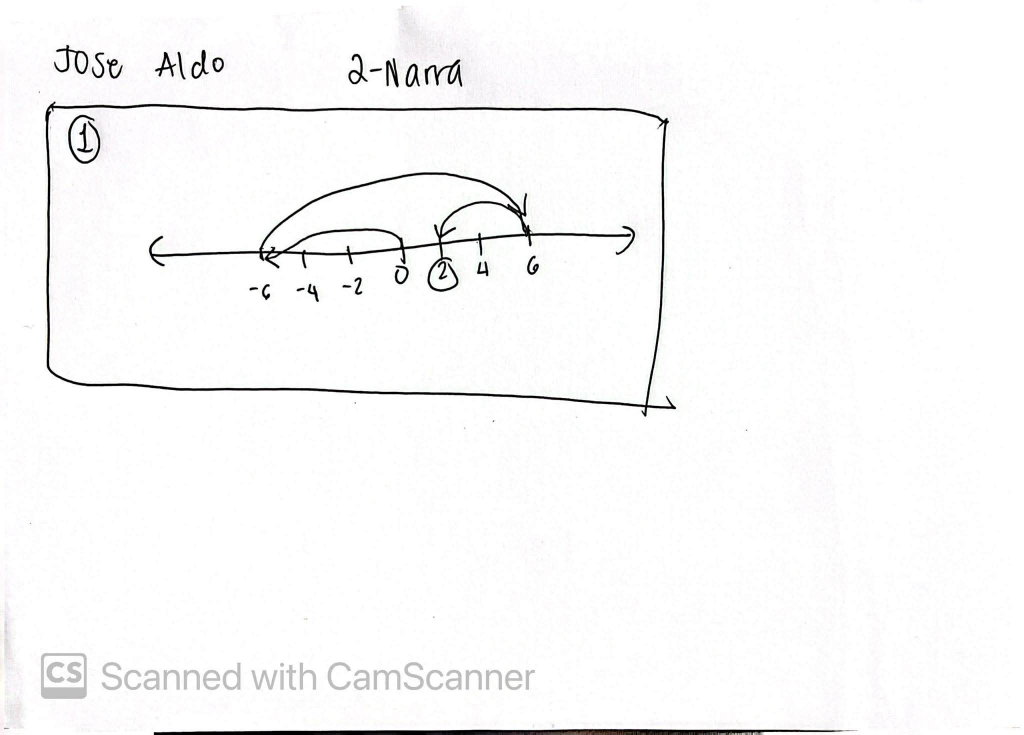
#> input picture crude/input/prescanned_1.jpg, 2048 x 1470 px, found by its file name (shown at 1/2 size); its folder holds only this picture in this run
$ python DocScanner.py
#> lines starting #> are read from the running program, lines starting #| are printed output that depends on the picture; after the words box and inside, x2 and y2 are one past the last pixel; in counts of white or black regions, pixels touching at a corner belong together
### app/backend/logic/document_scanner.py
import pathlib
from typing import Callable
import numpy as np
import cv2
from cv2.typing import MatLike
from core.constants import NORMAL_SIZE, MIN_PAGE_AREA, MAX_PAGE_AREA, MAX_ASPECT_RATIO, BORDER_MARGIN_RATIO, BORDER_HARD_MARGIN
from utils import mapp, get_robust_aspect_ratio, is_valid_quad


# ================================
#region Class
class DocumentScanner:
    debug_dir = "./TEMP/output/DEBUG"

    def scan_page(self,
                    image_bytes: bytes,
                    debug: bool = False,
                    ) -> bytes:
        """
        [WRAPPER] Take unscanned image, return scanned image.
        """
        image = self._decode_bytes(image_bytes)
        image_processed = self.scan_page_mat(image, debug)
        return self._encode_to_bytes(image_processed)

    def scan_page_mat(self, image: MatLike, debug: bool = False) -> MatLike:
        """Take unscanned image (MatLike), return scanned image (MatLike). No encode/decode overhead."""
        image_original, image_cannied = self._regularize_image(image)

        if debug:
            self.save_image(
                        self._encode_to_bytes(image_cannied),
                        f"{self.debug_dir}/CANNY.jpg"
                        )

        contours, _ = cv2.findContours(image_cannied, cv2.RETR_LIST, cv2.CHAIN_APPROX_SIMPLE)
        contours = sorted(contours, key=cv2.contourArea, reverse=True)[:5]

        candidates = []
        for i, c in enumerate(contours):
            ## convexHull straightens inward-bowing edges caused by paper curling (one side
            ## elevated). A curled edge projects as a concave arc; the hull bridges it to a
            ## straight line, allowing approxPolyDP to collapse it to 4 pts.
            ## original_area intentionally uses `c` (pre-hull) for the area guard downstream.
            hull = cv2.convexHull(c)
            hull_perimeter = cv2.arcLength(hull, True)
            approximate = cv2.approxPolyDP(hull, 0.05 * hull_perimeter, closed=True)

            if debug:
                debug_img = self._highlight_contours(image_cannied, approximate, c)
                self.save_image(
                            self._encode_to_bytes(debug_img),
                            f"{self.debug_dir}/CONTOUR_{i}.jpg"
                            )
            if len(approximate) == 4:
                candidate = approximate.reshape(4, 2)
                original_area = cv2.contourArea(c)
                if self._is_good_page_contour(candidate, original_area):
                    if self._is_hard_border_contour(candidate, image_cannied.shape):
                        continue
                    is_border = self._is_border_contour(candidate, image_cannied.shape)
                    candidates.append((candidate, is_border, c))

        image_good_contour = self._pick_best_contour(candidates)

        if image_good_contour is not None and debug:
            selected_quad, _, selected_c = next(
                (item for item in candidates if np.array_equal(item[0], image_good_contour)), (image_good_contour, None, None)
            )
            contour_img = self._highlight_contours(image_original, image_good_contour.reshape((-1, 1, 2)).astype(np.int32), selected_c if selected_c is not None else image_good_contour.reshape((-1, 1, 2)).astype(np.int32))
            self.save_image(
                        self._encode_to_bytes(contour_img),
                        f"{self.debug_dir}/_00_SCANNEDCONTOUR.jpg"
                        )

        ## Fallback chain — each method targets a progressively harder scene type.
        ## Ordered by technique family: Canny-based first, then Otsu threshold-based.

        ## Use case: low-contrast scenes where the paper blends into the background
        ## (e.g. cream paper on gray desk). Applies bilateral filter + boosted CLAHE
        ## + lower Canny thresholds to recover weak edges the main path misses.
        if image_good_contour is None:
            image_good_contour = self._fallback_low_contrast_detection(image_original)

        ## Use case: clean white paper on a uniformly dark background. Otsu binarization
        ## separates the bright paper from the dark scene without needing edge detection.
        if image_good_contour is None:
            image_good_contour = self._fallback_otsu_detection(image_original)

        ## Use case: white paper surrounded by other bright elements (e.g. keyboard labels)
        ## that border-connect to the paper in the Otsu binary. Morphological opening
        ## breaks thin connections to border blobs, leaving the paper as the dominant region.
        if image_good_contour is None:
            image_good_contour = self._fallback_white_paper_detection(image_original)

        if image_good_contour is None:
            raise ValueError("Could not find document outline.")

        return self._warp_from_original(image_good_contour, image_original)


    #region Image modification functions
    def load_image(self, image_path: str) -> bytes:
        """Load image path and return as bytes."""
#> called with image_path = './TEMP/input/prescanned_1.jpg'
        image = cv2.imread(image_path, cv2.IMREAD_COLOR)
#> image is the input picture: shape (1470, 2048, 3); mean B, G, R 249, 249, 249.1
        if image is None:
            raise ValueError(f"Could not load image from {image_path}")

        ret, buffer = cv2.imencode('.jpg', image)
        if not ret:
            raise ValueError("Failed to encode image")
        return buffer.tobytes()

    # [11 lines left out: functions brighten, adjust_contrast, not called in this run]

    def save_image(self, image_bytes: bytes, save_path: str) -> None:
        """Save image to specified path."""
        path = pathlib.Path(save_path)
        path.parent.mkdir(parents=True, exist_ok=True)

        with open(save_path, "wb") as f:
            ret = f.write(image_bytes)
        if not ret:
            raise ValueError(f"Failed to save image to {save_path}")
        print(f"BACKEND:\tImage saved --> {save_path}")
    #endregion


    #region Private functions
    def _decode_bytes(self, image_bytes: bytes) -> MatLike:
        """Decode bytes into BGR uint8 array"""
        nparr = np.frombuffer(image_bytes, np.uint8)
        image = cv2.imdecode(nparr, cv2.IMREAD_COLOR)

        if image is None:
            raise ValueError("Failed to decode image bytes")
        return image

    def _encode_to_bytes(self, image_matrix: MatLike) -> bytes:
        """Encode BGR uint8 array back to JPEG bytes"""
        ret, buffer = cv2.imencode('.jpg', image_matrix)
        if not ret:
            raise ValueError("Failed to encode image")
        return buffer.tobytes()

    def _regularize_image(self,
                          image_mat: MatLike,
                          canny_thresholds: tuple[int,int] = (75, 200),
                          gaussian_blur_kernel_size: tuple[int,int] | None = (5,5),
                          additional_pre_canny_step: Callable[[MatLike], MatLike] | None = None,
                          clahe_clip_limit: float = 0.5
                          ) -> list[MatLike]:
        """Step before contour ranking. Resize, greyscale, blur, then canny to reduce noises in image."""
#> called with canny_thresholds = (75, 200), gaussian_blur_kernel_size = (5, 5), clahe_clip_limit = 0.5
        h, w, _ = image_mat.shape
        ratio = w/h

        original_img = cv2.resize(image_mat,
                                    (int(NORMAL_SIZE*ratio), NORMAL_SIZE)
                                    )
        iterated_img = cv2.cvtColor(original_img, cv2.COLOR_BGR2GRAY)
        iterated_img = cv2.createCLAHE(clipLimit=clahe_clip_limit, tileGridSize=(8,8)) \
                            .apply(iterated_img)    # CLAHE

        if gaussian_blur_kernel_size is not None:
            iterated_img = cv2.GaussianBlur(iterated_img, gaussian_blur_kernel_size, 0)

        if additional_pre_canny_step is not None:
            iterated_img = additional_pre_canny_step(iterated_img)

        iterated_img = cv2.Canny(iterated_img, *canny_thresholds)
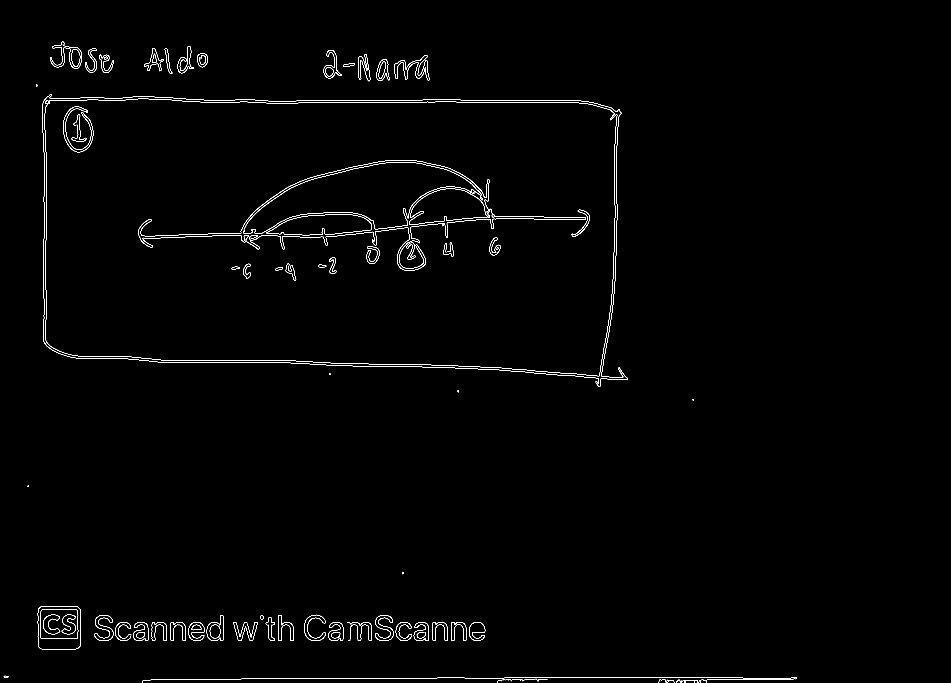
#> iterated_img: shape (2048, 2853) (shown at 1/3 size); 0.64% white in thin lines or dots, all inside (x1, y1, x2, y2) = (11, 125, 2391, 2048)

        #### This block finds external contours in the canny-processed image, filters out small contours
        #### (by arc length), draws the remaining contours onto a mask, and then applies a morphological
        #### closing operation to fill small holes/gaps in the mask. The result is a cleaner binary image
        #### emphasizing large prominent edges and shapes, which is useful for robust contour detection later.
        contours_raw, _ = cv2.findContours(iterated_img, cv2.RETR_EXTERNAL, cv2.CHAIN_APPROX_SIMPLE)
#> contours_raw = 95 contours, 35 with area under 20; largest, box (x1, y1, x2, y2) and area: (729, 486, 1445, 700) 72088, (113, 1819, 243, 1948) 16109, (150, 125, 246, 207) 3000, (620, 1846, 671, 1923) 2590, (190, 320, 280, 457) 2318
        mask = np.zeros_like(iterated_img)
        for c in contours_raw:
            if cv2.arcLength(c, False) > 100:
                cv2.drawContours(mask, [c], -1, 255, 2)  # type: ignore[call-overload]
#> this loop made 95 passes
#> c on passes 1, 3, 4, 39, 40, 56: [[2118, 2043], [2118, 2047]], [[2082, 2042], [2082, 2047]], [[2093, 2041], [2093, 2047]], [[83, 1457], [83, 1460], [86, 1460], [86, 1457]], [[2078, 1197], [2078, 1200], [2081, 1200], [2081, 1197]], [[730, 692]]
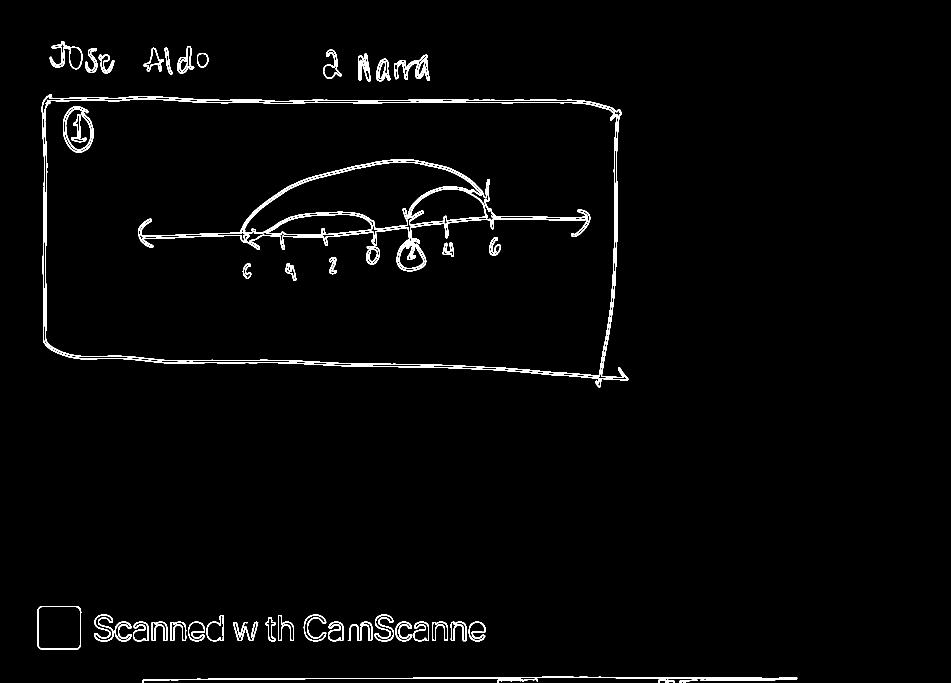
#> mask: shape (2048, 2853) (shown at 1/3 size); 1.8% white; 49 white regions, largest, box (x1, y1, x2, y2) and area: (125, 282, 1885, 1162) 16584, (132, 295, 1853, 1130) 15481, (414, 479, 1759, 814) 15395
        kernel = cv2.getStructuringElement(cv2.MORPH_RECT, (11, 11))
        iterated_img = cv2.morphologyEx(mask, cv2.MORPH_CLOSE, kernel)
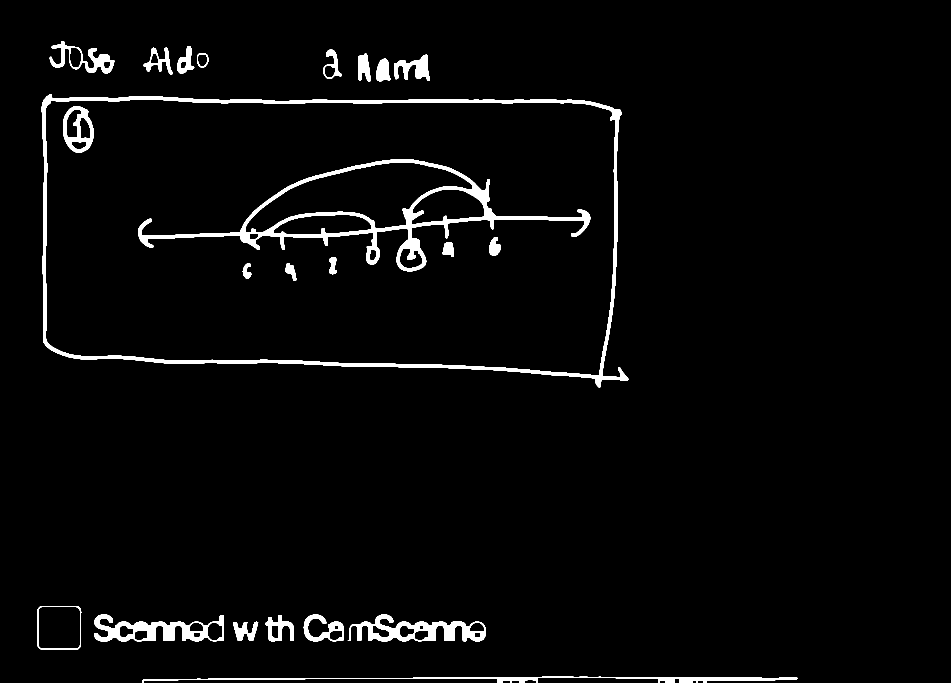
#> iterated_img: shape (2048, 2853) (shown at 1/3 size); 2.9% white; 23 white regions, largest, box (x1, y1, x2, y2) and area: (125, 282, 1885, 1162) 49685, (414, 479, 1771, 814) 42785, (1043, 1844, 1457, 1924) 13295

        ## Zero out the image border so morphological closing cannot bridge a page edge
        ## to the frame boundary, preventing the image frame itself from being detected
        ## as the document outline.
        m = BORDER_HARD_MARGIN
        iterated_img[:m, :] = 0
        iterated_img[-m:, :] = 0
#> iterated_img: shape (2048, 2853); 2.9% white; 23 white regions
        iterated_img[:, :m] = 0
        iterated_img[:, -m:] = 0

        return [original_img, iterated_img]

    def _warp_from_original(self, screen_contour: MatLike, original: MatLike) -> MatLike:
        """Take given screen contour from original image."""
        approximation = mapp(screen_contour)
        box_ratio = get_robust_aspect_ratio(approximation)
        box_height = int(NORMAL_SIZE * box_ratio)

        points = np.array([
                        [0, 0],
                        [box_height, 0],
                        [box_height, NORMAL_SIZE],
                        [0, NORMAL_SIZE]
                    ], dtype=np.float32)

        image_transformed = cv2.getPerspectiveTransform(approximation, points)  # pyright: ignore
        image_warped = cv2.warpPerspective(
                                original,
                                image_transformed,
                                dsize=(box_height, NORMAL_SIZE)
                                )

        return image_warped

    def _is_good_page_contour(self, approximate: MatLike, original_contour_area: float | None = None) -> bool:
        """Validate that a 4-point contour is a plausible page outline."""
        contour = approximate.reshape((-1, 1, 2)).astype(np.int32)
        area = cv2.contourArea(contour)
        if not (MIN_PAGE_AREA <= area <= MAX_PAGE_AREA):
            return False
        ## Also reject if the original (un-approximated) contour is too large;
        ## rounded shapes like binder edges can approximate to a smaller quad that passes the area check.
        if original_contour_area is not None and original_contour_area > MAX_PAGE_AREA:
            return False

        quad = approximate.reshape(4, 2)
        ratio = get_robust_aspect_ratio(quad)
        if ratio > MAX_ASPECT_RATIO or ratio < 1.0 / MAX_ASPECT_RATIO:
            return False

        if not is_valid_quad(quad, max_tilt_deg=180.0):
            return False

        return True

    def _is_hard_border_contour(self, quad: MatLike, image_shape: tuple) -> bool:
        """Return True if any corner of the quad is within BORDER_HARD_MARGIN pixels of the image edge.
        Such a contour is literally on the camera frame — the image boundary itself is being
        treated as a page edge, which is never a valid page outline."""
        h, w = image_shape[:2]
        for (x, y) in quad:
            if x < BORDER_HARD_MARGIN or x > w - BORDER_HARD_MARGIN or y < BORDER_HARD_MARGIN or y > h - BORDER_HARD_MARGIN:
                return True
        return False

    def _is_border_contour(self, quad: MatLike, image_shape: tuple) -> bool:
        """Return True if 3 or more corners of quad are near the image border.
        Contours hugging the border are likely the scene boundary (e.g. binder edge), not the paper."""
        h, w = image_shape[:2]
        margin = BORDER_MARGIN_RATIO * max(h, w)
        is_near_border_count = sum(
            1 for (x, y) in quad
            if x < margin or x > w - margin or y < margin or y > h - margin
        )
        return is_near_border_count >= 3

    def _pick_best_contour(self, candidates: list) -> MatLike | None:
        """From a list of (quad, is_border, original_contour) tuples, return the best quad.
        Prefers non-border contours. Among ties, picks the first (largest by area, since
        candidates are already in descending area order)."""
        if not candidates:
            return None
        if len(candidates) == 1:
            return candidates[0][0]

        non_border = [quad for quad, is_border, _ in candidates if not is_border]
        if non_border:
            return non_border[0]

        ## All candidates are border contours — fall back to the largest (first)
        return candidates[0][0]

    # [103 lines left out: functions _fallback_low_contrast_detection, _fallback_otsu_detection, _fallback_white_paper_detection, not called in this run]

    def _highlight_contours(self, image_mat: MatLike, approxPolyDpResult: MatLike, contour: MatLike) -> MatLike:
        """FOR DEBUGGING; Highlight contours and add detected # of verts."""
        debug_img = image_mat.copy()
        cv2.drawContours(debug_img, [approxPolyDpResult], -1, (0, 255, 0), 3)
        cv2.putText(debug_img,
                    f"verts={len(approxPolyDpResult)} area={cv2.contourArea(contour):.0f}",
                    (20, 40), cv2.FONT_HERSHEY_SIMPLEX, 1, (0, 0, 255), 2
                    )
        return debug_img
    #endregion

#endregion
# ================================


# [20 lines that do not run on import are left out]

### app/backend/utils/__init__.py
import numpy as np
from core.constants import MAX_SKEW_DEG, MAX_TILT_DEG, SECTION_CORNER_ANGLE_TOL


def mapp(h):
    """
    Reorders and reorganizes a set of 4 points (corners) based on their spatial properties.

    Takes a flattened array of 4 points (8 coordinates) and reshapes it to (4, 2),
    then reorders them by:
    - Index 0: Point with minimum sum of coordinates (top-left area)
    - Index 1: Point with minimum difference between x and y (leftmost)
    - Index 2: Point with maximum sum of coordinates (bottom-right area)
    - Index 3: Point with maximum difference between x and y (rightmost)

    Args:
        h: Array-like of shape (8,) containing 4 points as flattened coordinates

    Returns:
        np.ndarray: Reordered points of shape (4, 2) with dtype float32
    """
    h = h.reshape((4, 2))
    hnew = np.zeros(
                (4, 2),
                dtype = np.float32)

    add = h.sum(1)
    hnew[0] = h[np.argmin(add)]
    hnew[2] = h[np.argmax(add)]

    diff = np.diff(h,axis = 1)
    hnew[1] = h[np.argmin(diff)]
    hnew[3] = h[np.argmax(diff)]

    return hnew


def get_robust_aspect_ratio(coords):
    """
    Calculate the aspect ratio of a quadrilateral defined by its corner coordinates.
    This function takes a set of coordinates representing the corners of a quadrilateral,
    sorts them by angle relative to their center point, and computes the aspect ratio
    (width to height) by averaging the lengths of opposite sides.
    Args:
        coords: Array-like of shape (4, 2) containing the (x, y) coordinates of the
                quadrilateral's four corners.
    Returns:
        float: The aspect ratio (width / height) of the quadrilateral.
    """
    pts = np.array(coords)

    center = np.mean(pts, axis=0)

    angles = np.arctan2(pts[:, 1] - center[1], pts[:, 0] - center[0])
    pts = pts[np.argsort(angles)]

    side_a1 = pts[1] - pts[0]
    side_a2 = pts[3] - pts[2]
    side_b1 = pts[2] - pts[1]
    side_b2 = pts[0] - pts[3]

    w = (np.linalg.norm(side_a1) + np.linalg.norm(side_a2)) / 2
    h = (np.linalg.norm(side_b1) + np.linalg.norm(side_b2)) / 2

    return w / h


def is_valid_quad(pts: np.ndarray, max_skew_deg: float = MAX_SKEW_DEG, max_tilt_deg: float = MAX_TILT_DEG, tol_deg: float = SECTION_CORNER_ANGLE_TOL) -> bool:
    """
    Check if a set of four points forms a valid section (quadrilateral)
    based on area, aspect ratio, and skew angle.

    This function ALLOWS non-perfect quadrilaterals. It considers a quadrilateral
    valid if it approximately meets the size, shape, and skew constraints—i.e.,
    the four points do not need to form a mathematically perfect rectangle or square,
    but must "closely" resemble one within tolerance defined by constants.

    Args:
        pts (np.ndarray): 4x2 array of corner points.

    Returns:
        bool: True if the points approximate a valid quadrilateral section, False otherwise.
    """
    ordered = mapp(pts.flatten())
    _tl, _tr, _br, _bl = ordered

    angle_top = np.degrees(np.arctan2(_tr[1] - _tl[1], _tr[0] - _tl[0]))
    angle_bot = np.degrees(np.arctan2(_br[1] - _bl[1], _br[0] - _bl[0]))
    if abs(angle_top - angle_bot) > max_skew_deg:
        return False

    ## Check absolute tilt: top/bottom edges should be near-horizontal
    avg_tilt = (abs(angle_top) + abs(angle_bot)) / 2
    if avg_tilt > max_tilt_deg:
        return False

    ## Check absolute tilt: left/right edges should be near-vertical
    angle_left  = np.degrees(np.arctan2(_bl[1] - _tl[1], _bl[0] - _tl[0]))
    angle_right = np.degrees(np.arctan2(_br[1] - _tr[1], _br[0] - _tr[0]))
    avg_side_tilt = (abs(abs(angle_left) - 90) + abs(abs(angle_right) - 90)) / 2
    if avg_side_tilt > max_tilt_deg:
        return False

    #### Check if corner angle is approximately 90 degrees for all
    corners = [
            (_bl, _tl, _tr),   # angle at TL
            (_br, _bl, _tl),   # angle at BL
            (_tr, _br, _bl),   # angle at BR
            (_tl, _tr, _br),   # angle at TR
            ]
    for a, vertex, b in corners:
        v1 = a - vertex
        v2 = b - vertex
        cos_a = np.dot(v1, v2) / (np.linalg.norm(v1) * np.linalg.norm(v2) + 1e-6)
        angle = np.degrees(np.arccos(np.clip(cos_a, -1, 1)))
        if abs(angle - 90) > tol_deg:
            return False

    return True

### app/backend/scripts/tester/DocScanner.py
from pathlib import Path
from logic.document_scanner import DocumentScanner


GET_INPUT = lambda x : f"./TEMP/input/{x}"
GET_OUTPUT = lambda x : f"./TEMP/output/{x}"
FILENAMES = [
    f.name for f in Path(GET_INPUT("")).iterdir()
    if f.name.lower().endswith(('.jpeg', '.jpg', '.png'))
]


if __name__ == "__main__":
    DOCUMENT_SCANNER = DocumentScanner()

    print("Detected files:", FILENAMES)
    print("================================")
    for file in FILENAMES:
        try:
            _onlyfilename = file.split(".")[0]
            DOCUMENT_SCANNER.debug_dir = f"./TEMP/output/{_onlyfilename}"

            image_before_before = DOCUMENT_SCANNER.load_image(GET_INPUT(file))
            image_before = DOCUMENT_SCANNER.scan_page(image_before_before, debug=True)
#> (the rest of the program and of its run is left out)
